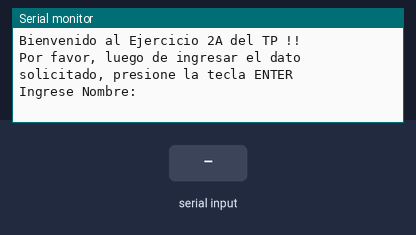
Bench run of a sketch on a simulated Arduino Uno, built with avr-gcc and run on an emulated ATmega328P. On the bench: the last lines printed to the serial monitor. The test bench sets the inputs (shaded band).

Above: at 1.2 s.
1.3 s: "1\n" received over Serial
At 2.4 s:
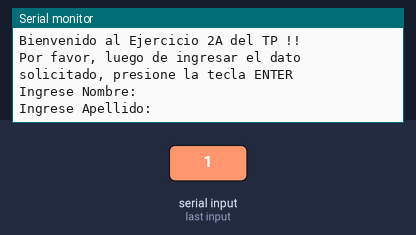
2.8 s: "0\n" received over Serial
At 3.6 s:
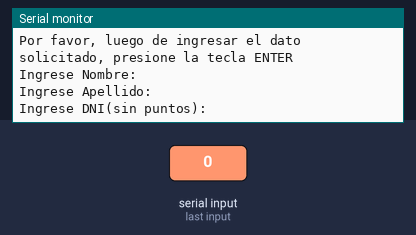
4.3 s: "2\n" received over Serial
At 4.7 s:
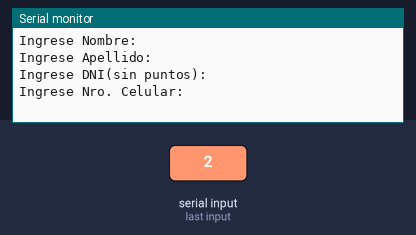
5.8 s: "1\n" received over Serial
At 7.1 s:
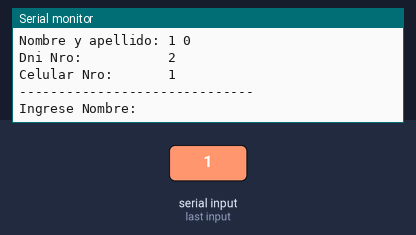

Measured:
- after the input at 1.3 s, the serial monitor: prints a new line at once (image 1)
- after the input at 2.8 s, the serial monitor: prints a new line at once (image 2)
- after the input at 4.3 s, the serial monitor: prints a new line at once (image 3)
- after the input at 5.8 s, the serial monitor: prints a new line at once (image 4)

The sketch:

ejercicio_1_2.ino
```cpp
// Declaro variables
String nombre;
String apellido;
String dni;
String celular;

void setup() {
Serial.begin(9600); // Establezco velocidad de puerto serie en bps
Serial.println("Bienvenido al Ejercicio 2A del TP !! ");
Serial.println("Por favor, luego de ingresar el dato solicitado, presione la tecla ENTER");
Serial.println();
}
void loop() {

// ------ Bloque de Carga de Datos:
Serial.println("Ingrese Nombre: ");
while (!Serial.available() > 0); // Verifico disponibilidad
nombre = Serial.readStringUntil('\n'); // Leer cadena ingresada hasta el salto de linea (tecla enter pulsada)

Serial.println("Ingrese Apellido: ");
while (!Serial.available() > 0);
apellido = Serial.readStringUntil('\n');

Serial.println("Ingrese DNI(sin puntos): ");
while (!Serial.available() > 0);
dni = Serial.readStringUntil('\n');

Serial.println("Ingrese Nro. Celular: ");
while (!Serial.available() > 0);
celular = Serial.readStringUntil('\n');
// -----------------------------------

// ----- Bloque de informacion de datos:
Serial.println("------------------------------");
Serial.println("Los datos ingresados son: ");
Serial.println("Nombre y apellido: " + nombre + " " + apellido);
Serial.println("Dni Nro:           " + dni);
Serial.println("Celular Nro:       " + celular);
Serial.println("------------------------------");
// ------
}
```
